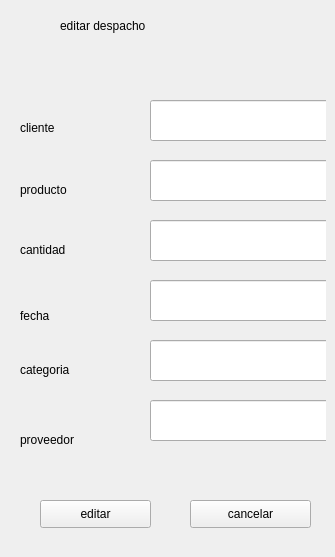
               <widget class="QWidget" name="editarD">
                <widget class="QWidget" name="widget_10" native="true">
                 <property name="geometry">
                  <rect>
                   <x>20</x>
                   <y>10</y>
                   <width>306</width>
                   <height>538</height>
                  </rect>
                 </property>
                 <widget class="QLineEdit" name="lineEdit_44">
                  <property name="geometry">
                   <rect>
                    <x>130</x>
                    <y>90</y>
                    <width>181</width>
                    <height>41</height>
                   </rect>
                  </property>
                 </widget>
                 <widget class="QLineEdit" name="lineEdit_45">
                  <property name="geometry">
                   <rect>
                    <x>130</x>
                    <y>150</y>
                    <width>181</width>
                    <height>41</height>
                   </rect>
                  </property>
                 </widget>
                 <widget class="QLineEdit" name="lineEdit_46">
                  <property name="geometry">
                   <rect>
                    <x>130</x>
                    <y>210</y>
                    <width>181</width>
                    <height>41</height>
                   </rect>
                  </property>
                 </widget>
                 <widget class="QLineEdit" name="lineEdit_47">
                  <property name="geometry">
                   <rect>
                    <x>130</x>
                    <y>270</y>
                    <width>181</width>
                    <height>41</height>
                   </rect>
                  </property>
                 </widget>
                 <widget class="QLineEdit" name="lineEdit_48">
                  <property name="geometry">
                   <rect>
                    <x>130</x>
                    <y>330</y>
                    <width>181</width>
                    <height>41</height>
                   </rect>
                  </property>
                 </widget>
                 <widget class="QLabel" name="label_52">
                  <property name="geometry">
                   <rect>
                    <x>40</x>
                    <y>0</y>
                    <width>241</width>
                    <height>31</height>
                   </rect>
                  </property>
                  <property name="text">
                   <string>editar despacho</string>
                  </property>
                 </widget>
                 <widget class="QLabel" name="label_53">
                  <property name="geometry">
                   <rect>
                    <x>0</x>
                    <y>110</y>
                    <width>55</width>
                    <height>16</height>
                   </rect>
                  </property>
                  <property name="text">
                   <string>cliente</string>
                  </property>
                 </widget>
                 <widget class="QLabel" name="label_54">
                  <property name="geometry">
                   <rect>
                    <x>0</x>
                    <y>170</y>
                    <width>101</width>
                    <height>20</height>
                   </rect>
                  </property>
                  <property name="text">
                   <string>producto</string>
                  </property>
                 </widget>
                 <widget class="QLabel" name="label_55">
                  <property name="geometry">
                   <rect>
                    <x>0</x>
                    <y>230</y>
                    <width>91</width>
                    <height>20</height>
                   </rect>
                  </property>
                  <property name="text">
                   <string>cantidad</string>
                  </property>
                 </widget>
                 <widget class="QLabel" name="label_56">
                  <property name="geometry">
                   <rect>
                    <x>0</x>
                    <y>290</y>
                    <width>91</width>
                    <height>31</height>
                   </rect>
                  </property>
                  <property name="text">
                   <string>fecha</string>
                  </property>
                 </widget>
                 <widget class="QLabel" name="label_57">
                  <property name="geometry">
                   <rect>
                    <x>0</x>
                    <y>350</y>
                    <width>101</width>
                    <height>20</height>
                   </rect>
                  </property>
                  <property name="text">
                   <string>categoria</string>
                  </property>
                 </widget>
                 <widget class="QLineEdit" name="lineEdit_49">
                  <property name="geometry">
                   <rect>
                    <x>130</x>
                    <y>390</y>
                    <width>181</width>
                    <height>41</height>
                   </rect>
                  </property>
                 </widget>
                 <widget class="QLabel" name="label_58">
                  <property name="geometry">
                   <rect>
                    <x>0</x>
                    <y>420</y>
                    <width>111</width>
                    <height>20</height>
                   </rect>
                  </property>
                  <property name="text">
                   <string>proveedor</string>
                  </property>
                 </widget>
                 <widget class="QPushButton" name="pushButton_15">
                  <property name="geometry">
                   <rect>
                    <x>20</x>
                    <y>490</y>
                    <width>111</width>
                    <height>28</height>
                   </rect>
                  </property>
                  <property name="text">
                   <string>editar</string>
                  </property>
                  <property name="icon">
                   <iconset>
                    <normaloff>img/editar.png</normaloff>img/editar.png</iconset>
                  </property>
                  <property name="iconSize">
                   <size>
                    <width>28</width>
                    <height>28</height>
                   </size>
                  </property>
                 </widget>
                 <widget class="QPushButton" name="pushButton_16">
                  <property name="geometry">
                   <rect>
                    <x>170</x>
                    <y>490</y>
                    <width>121</width>
                    <height>28</height>
                   </rect>
                  </property>
                  <property name="text">
                   <string>cancelar</string>
                  </property>
                  <property name="icon">
                   <iconset>
                    <normaloff>img/cancelar.png</normaloff>img/cancelar.png</iconset>
                  </property>
                  <property name="iconSize">
                   <size>
                    <width>28</width>
                    <height>28</height>
                   </size>
                  </property>
                 </widget>
                </widget>
               </widget>
